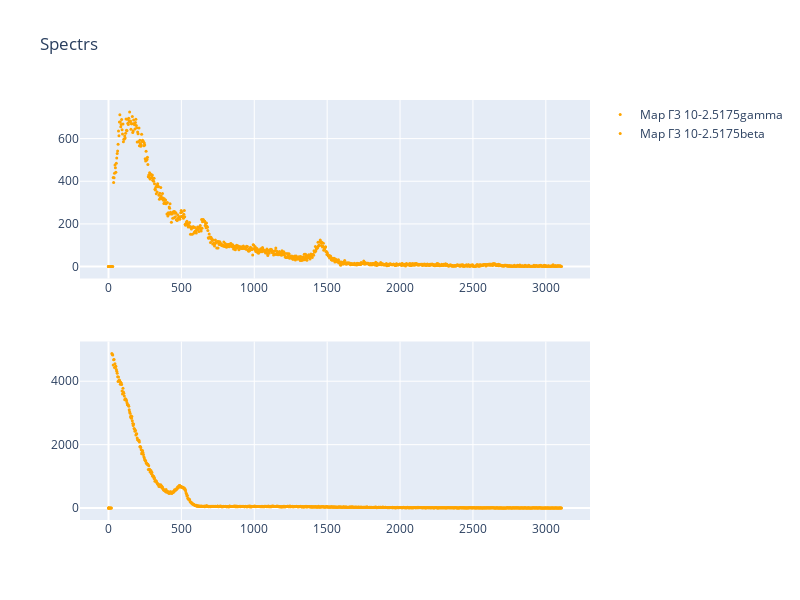

Notebook code cell kept with this figure:
### Code cell
show_comp_spectr(data)

### Figure 1 — Plotly figure (JSON) as saved in the notebook; plotly's stock layout.template omitted (floating-point values rounded to 4 significant figures; data arrays with more than 128 entries replaced by an {"elided": "..."} marker saying what was removed)
{"data": [{"marker": {"color": "orange", "size": 3}, "mode": "markers", "name": "Мар Г3 10-2.5175gamma", "type": "scatter", "x": {"elided": "1023 float values"}, "xaxis": "x", "y": {"elided": "1023 int values"}, "yaxis": "y"}, {"marker": {"color": "orange", "size": 3}, "mode": "markers", "name": "Мар Г3 10-2.5175beta", "type": "scatter", "x": {"elided": "1023 float values"}, "xaxis": "x2", "y": {"elided": "1023 int values"}, "yaxis": "y2"}], "layout": {"height": 600, "title": {"text": "Spectrs"}, "width": 800, "xaxis": {"anchor": "y", "domain": [0, 1]}, "xaxis2": {"anchor": "y2", "domain": [0, 1]}, "yaxis": {"anchor": "x", "domain": [0.575, 1]}, "yaxis2": {"anchor": "x2", "domain": [0, 0.425]}}}
